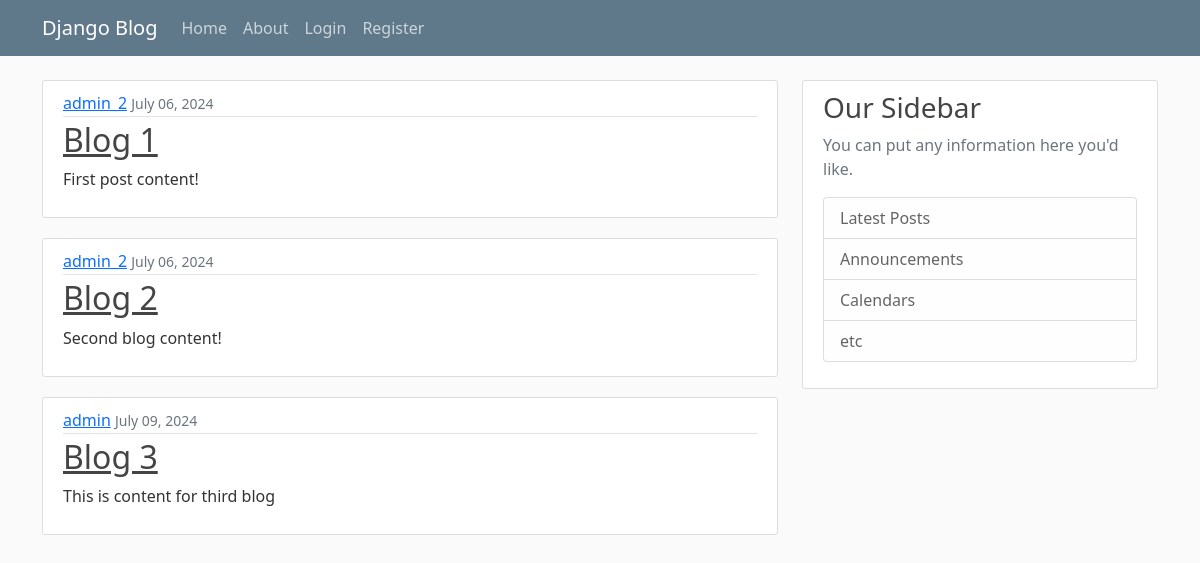
Before: / with the older database file.
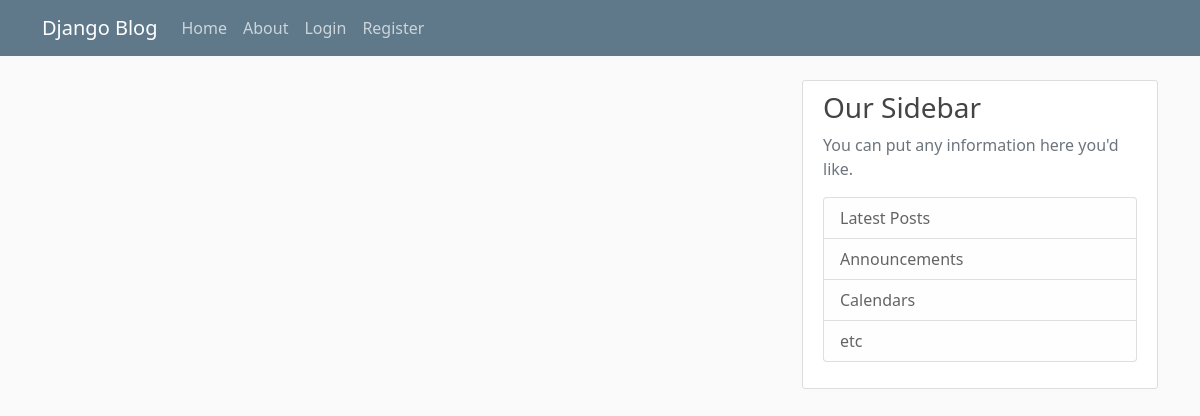
After: the same page with the newer database file.
### blog/models.py (models this page shows)
class Post(models.Model):
    title=models.CharField(max_length=100)
    content=models.TextField()#for large amount of text, since posts can contain many text.
    date_posted=models.DateTimeField(default=timezone.now)#we dont pass timezone.now() as a function, but pass timezone.now as a reference to the function. if we passed it as function i.e using paranthesis, then it would return the time when this model was created, but we pass it as a reference whenever the user creates the post
    author=models.ForeignKey(User,on_delete=models.CASCADE)#author: a ForeignKey linking to the User model. This establishes a many-to-one relationship, meaning each post is written by one user, but each user can write many posts. The on_delete=models.CASCADE parameter specifies that if a user is deleted, all of their posts will also be deleted automatically, which is a common behavior in blog applications to maintain referential integrity.

### blog/views.py (the view)
# urls.py: path('',views.home,name='blog-home'),
def home(request):
    context={
        'posts':Post.objects.all()
    }
    return render(request,'blog/home.html',context)

### blog/templates/blog/home.html
{% extends 'blog/base.html' %} {% block content %} {% for post in posts%}
<article class="media content-section">
    <div class="media-body">
        <div class="article-metadata">
            <a class="mr-2" href="#">{{ post.author }}</a>
            <small class="text-muted">{{ post.date_posted|date:'F d, Y' }}</small>
        </div>
        <h2><a class="article-title" href="#">{{ post.title }}</a></h2>
        <p class="article-content">{{ post.content }}</p>
    </div>
</article>
{% endfor %} {% endblock %}

### blog/templates/blog/base.html (shortened to what this page needs)
{% load static %}
<!DOCTYPE html>
<html lang="en">
<head>
    <link href="https://cdn.jsdelivr.net/npm/bootstrap@5.0.2/dist/css/bootstrap.min.css" rel="stylesheet"
>
    <link rel="stylesheet" href="{% static 'blog/main.css' %}">
</head>
<body>
    <header class="site-header">
        <nav class="navbar navbar-expand-md navbar-dark bg-steel fixed-top">
            <div class="container">
                <a class="navbar-brand mr-4" href="/">Django Blog</a>
                <div class="collapse navbar-collapse" id="navbarToggle">
                    <div class="navbar-nav mr-auto">
                        <a class="nav-item nav-link" href="{% url 'blog-home' %}">Home</a>
                        <a class="nav-item nav-link" href="{% url 'blog-about' %}">About</a>
                    </div>
                    <div class="navbar-nav">
                        {% if user.is_authenticated %}
                        <a class="nav-item nav-link" href="{% url 'profile' %}">Profile</a>
                        <a class="nav-item nav-link" href="{% url 'logout' %}">Logout</a>
                        {% else %}
                        <a class="nav-item nav-link" href="{%url 'login'%}">Login</a>
                        <a class="nav-item nav-link" href="{%url 'register'%}">Register</a>
                        {% endif %}
                    </div>
                </div>
            </div>
        </nav>
    </header>
    <main role="main" class="container">
        <div class="row">
            <div class="col-md-8">
                {% block content %}{% endblock %}
            </div>
            <div class="col-md-4">
                <div class="content-section">
                    <h3>Our Sidebar</h3>
                    <p class='text-muted'>You can put any information here you'd like.
                    <ul class="list-group">
                        <li class="list-group-item list-group-item-light">Latest Posts</li>
                        <li class="list-group-item list-group-item-light">Announcements</li>
                        <li class="list-group-item list-group-item-light">Calendars</li>
                        <li class="list-group-item list-group-item-light">etc</li>
                    </ul>
                    </p>
                </div>
            </div>
        </div>
    </main>
</body>
</html>

### blog/static/blog/main.css (style rules this page uses)
body { background: #fafafa; color: #333333; margin-top: 5rem; }
h1, h2, h3, h4, h5, h6 { color: #444444; }
ul { margin: 0; }
.bg-steel { background-color: #5f788a; }
.site-header .navbar-nav .nav-link { color: #cbd5db; }
.content-section { background: #ffffff; padding: 10px 20px; border: 1px solid #dddddd; border-radius: 3px; margin-bottom: 20px; }

Changed rows visible on the page:
removed Post: author "admin_2", date_posted "July 06, 2024", title "Blog 1", content "First post content!"
removed Post: author "admin_2", date_posted "July 06, 2024", title "Blog 2", content "Second blog content!"
removed Post: author "admin", date_posted "July 09, 2024", title "Blog 3", content "This is content for third blog"
